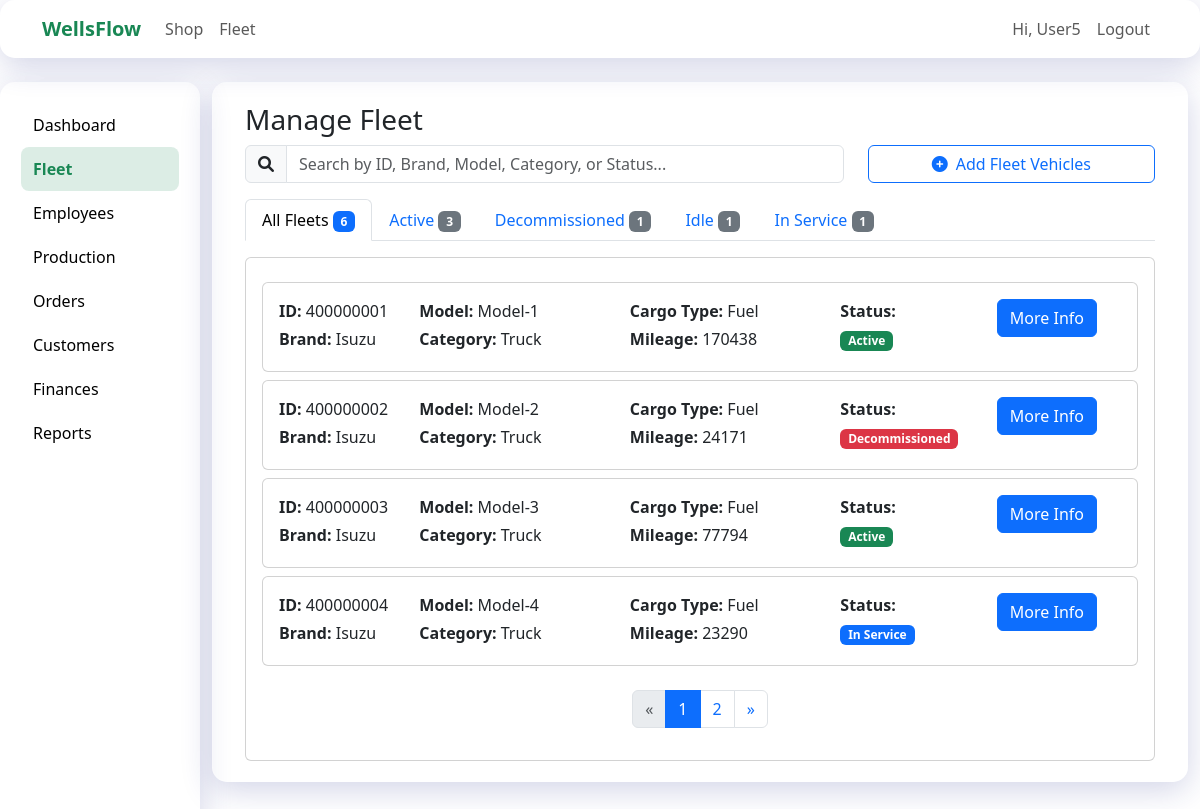
Before: /vehiclesmanagefleet (signed in) with the older database file.
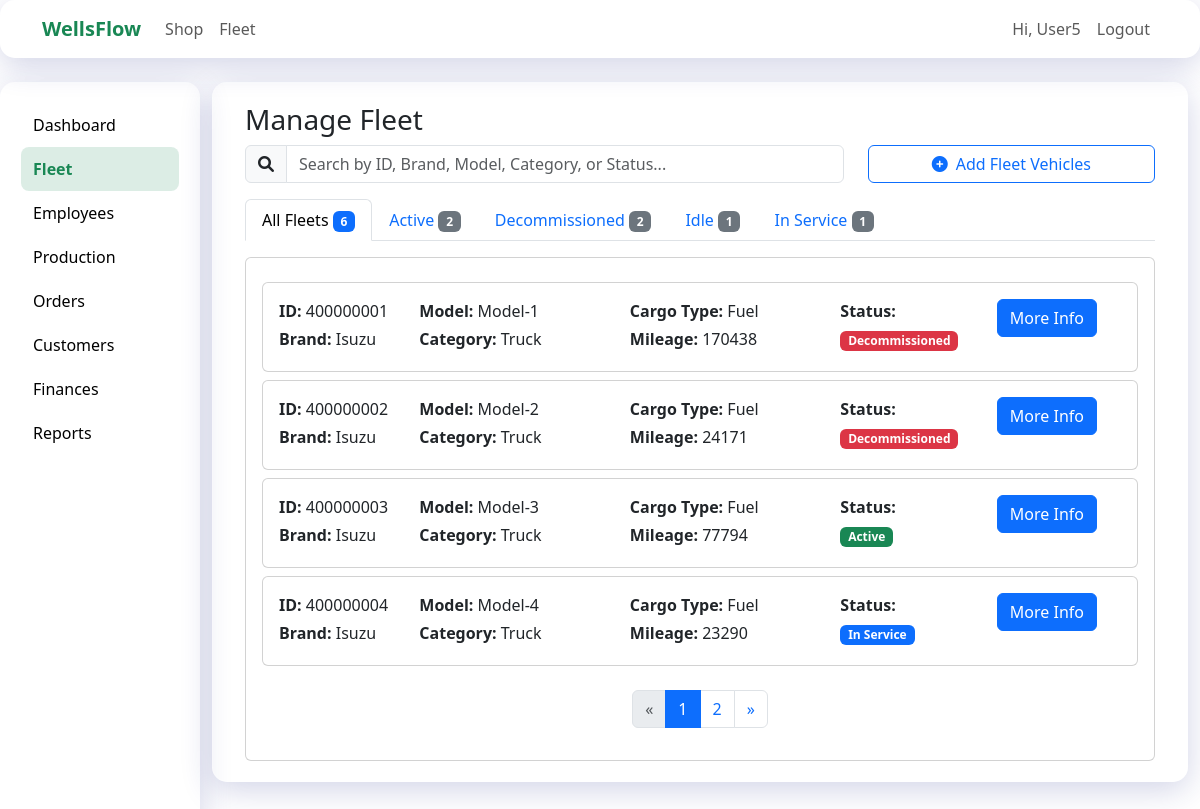
After: the same page with the newer database file.
### models.py (models this page shows)
class Fleet(db.Model):
    __tablename__ = "Fleet"  # ✅ match DB
    id = db.Column(db.Integer, primary_key=True)
    name = db.Column(db.String(80), nullable=False)         # e.g., "Truck A"
    reg_no = db.Column(db.String(30), unique=True)          # e.g., "KAA 123A"
    category = db.Column(db.String(50))                     # e.g., Tanker, Trailer, Small Truck
    status = db.Column(db.String(30), default="available")  # available, in transit, service

### app.py (the view, shortened to what this page needs)
@app.route("/vehiclesmanagefleet", methods=['GET', 'POST'])
@login_required
def vehiclesmanagefleet():
    conn = sqlite3.connect(shopfleetdb)
    conn.row_factory = sqlite3.Row
    cursor = conn.cursor()
    filter_status = request.args.get('status')
    if filter_status:
        cursor.execute("SELECT * FROM Fleet WHERE status = ?", (filter_status,))
    else:
        cursor.execute("SELECT * FROM Fleet")
    fleets = cursor.fetchall()
    cursor.execute("""
        SELECT status, COUNT(*) as count
        FROM Fleet
        GROUP BY status
    """)
    status_counts = cursor.fetchall()
    cursor.execute("SELECT COUNT(*) as total FROM Fleet")
    total_fleets = cursor.fetchone()['total']
    conn.close()
    return render_template("fleet/fleet_extend/vehicles/managefleet.html",
                           fleets=fleets,
                           status_counts=status_counts,
                           current_filter=filter_status,
                           total_fleets=total_fleets)

### app.py (called while the page is built, shortened)
@login_manager.user_loader
def load_user(user_id):
    conn = sqlite3.connect(shopfleetdb)
    conn.row_factory = sqlite3.Row
    cursor = conn.cursor()
    cursor.execute(
        "SELECT user_id, first_name, last_name, email, 'customer' as role FROM Users WHERE user_id = ?",
        (user_id,),
    )
    row = cursor.fetchone()
    if row:
        conn.close()
        return UserObject(row['user_id'], row['first_name'], row['last_name'], row['email'], row['role'])

### user_object.py (called while the page is built)
    @property
    def fname(self):
        if self.role != 'customer' and self.username:
            return self.username
        return self.first_name

### templates/fleet/fleet_extend/vehicles/managefleet.html (shortened to what the changed rows need)
{% extends "adminside_fleet/vehicles.html" %}
{% block vehicle_content %}
<div class="container">
  <ul class="nav nav-tabs mb-3">
    {% for status_row in status_counts %}
      <li class="nav-item">
        <a class="nav-link {% if current_filter == status_row['status'] %}active{% endif %}"
           href="{{ url_for('vehiclesmanagefleet', status=status_row['status']) }}">
          {{ status_row['status'] }} <span class="badge bg-secondary">{{ status_row['count'] }}</span>
        </a>
      </li>
    {% endfor %}
  </ul>
  <div class="card">
    <div class="card-body">
      {% if fleets %}
        <div id="fleetList">
          {% for fleet in fleets %}
            <div class="card mt-2 fleet-item"
                 data-id="{{ fleet['fleet_id'] }}"
                 data-brand="{{ fleet['fleet_brand'] }}"
                 data-model="{{ fleet['fleet_model'] }}"
                 data-category="{{ fleet['fleet_category'] }}"
                 data-status="{{ fleet['status'] }}"
                 data-cargo="{{ fleet['cargo_type'] }}">
              <div class="card-body">
                <div class="d-flex justify-content-between align-items-center">
                  <div class="row w-100">
                    <div class="col-md-2">
                      <p class="mb-1"><strong>ID:</strong> {{ fleet['fleet_id'] }}</p>
                      <p class="mb-1"><strong>Brand:</strong> {{ fleet['fleet_brand'] }}</p>
                    </div>
                    <div class="col-md-3">
                      <p class="mb-1"><strong>Model:</strong> {{ fleet['fleet_model'] }}</p>
                      <p class="mb-1"><strong>Category:</strong> {{ fleet['fleet_category'] }}</p>
                    </div>
                    <div class="col-md-3">
                      <p class="mb-1"><strong>Cargo Type:</strong> {{ fleet['cargo_type'] }}</p>
                      <p class="mb-1"><strong>Mileage:</strong> {{ fleet['fleet_mileage'] }}</p>
                    </div>
                    <div class="col-md-2">
                      <p class="mb-1"><strong>Status:</strong></p>
                      <span class="badge bg-{% if fleet['status'] == 'Active' %}success{% elif fleet['status'] == 'In Service' %}primary{% elif fleet['status'] == 'Decommissioned' %}danger{% else %}secondary{% endif %}">
                        {{ fleet['status'] }}
                      </span>
                    </div>
                    <div class="col-md-2 text-end">
                      <button class="btn btn-primary" data-bs-toggle="modal" data-bs-target="#fleetModal{{ fleet['fleet_id'] }}">
                        More Info
                      </button>
                    </div>
                  </div>
                </div>
              </div>
            </div>
          {% endfor %}
        </div>
      {% else %}
        <div class="text-center py-5">
          <h5>No fleets found{% if current_filter %} with status "{{ current_filter }}"{% endif %}.</h5>
        </div>
      {% endif %}
    </div>
  </div>
</div>
<link rel="stylesheet" href="https://cdnjs.cloudflare.com/ajax/libs/font-awesome/6.0.0/css/all.min.css">
{% endblock vehicle_content %}

Changed rows visible on the page:
changed Fleet "Model-1": status "Active" → "Decommissioned"
Other visible differences:
new list line: "Active 2"
new list line: "Decommissioned 2"
list line gone: "Active 3"
list line gone: "Decommissioned 1"
